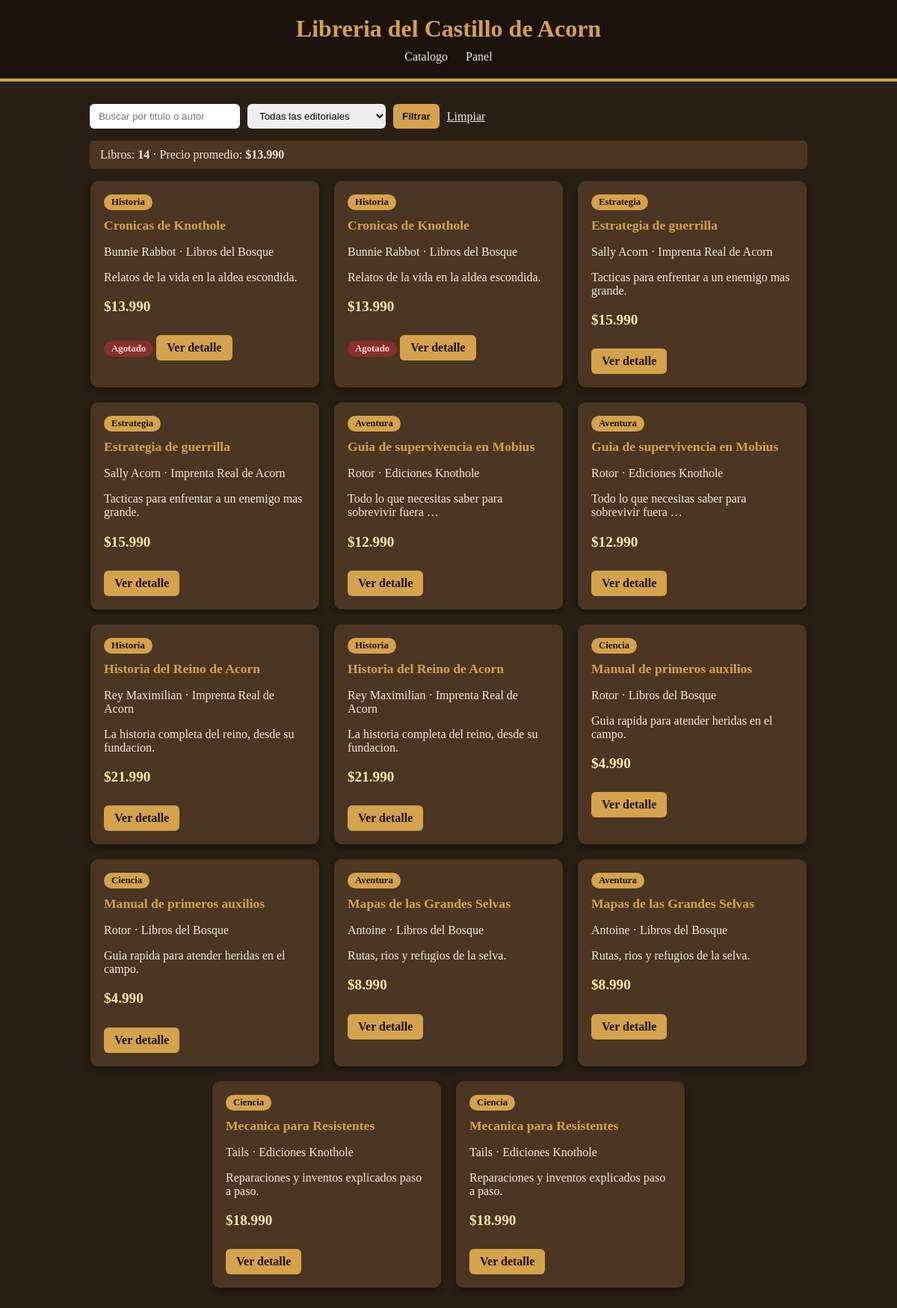
Before: / with the older database file.
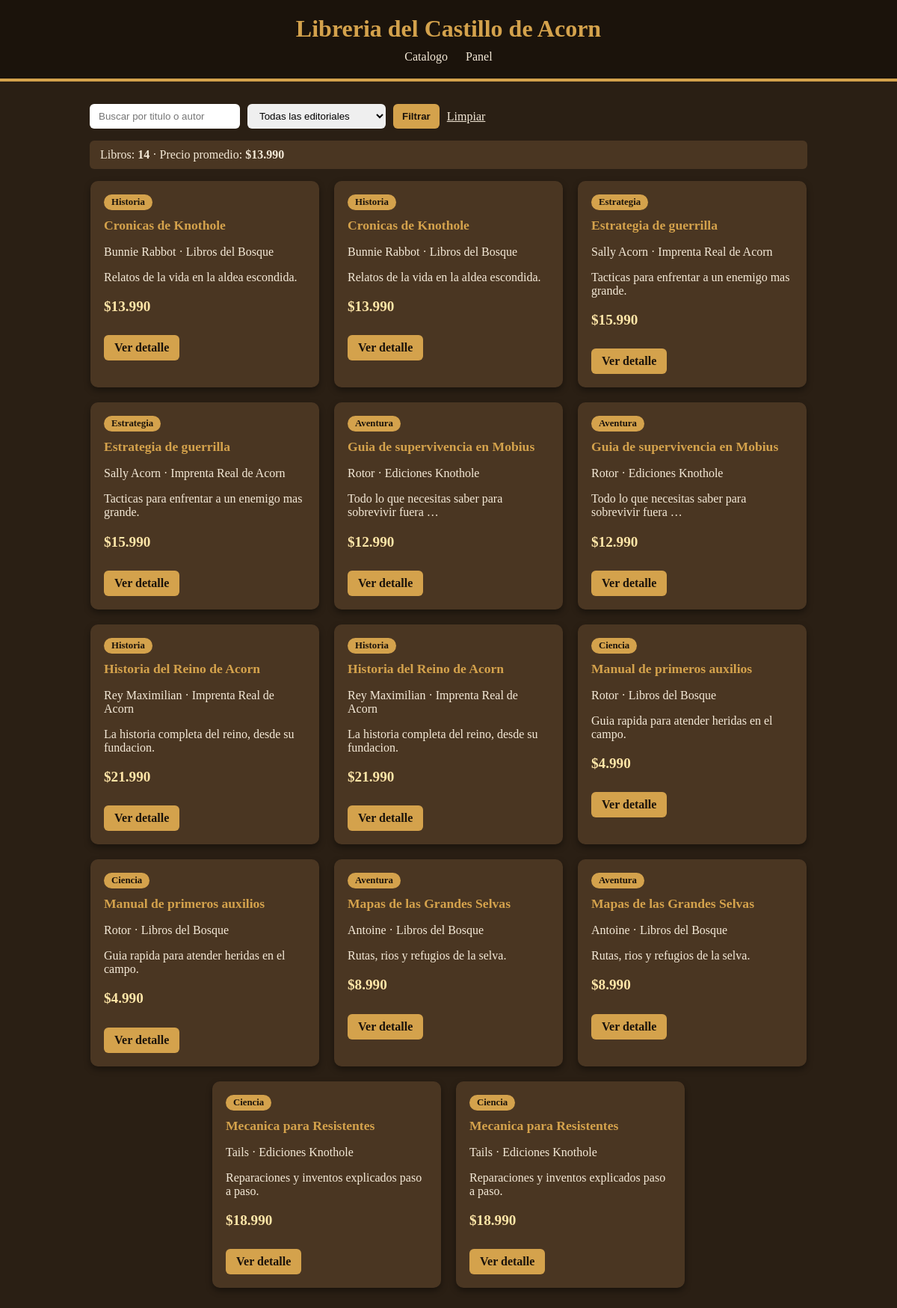
After: the same page with the newer database file.
### catalogo/models.py (models this page shows, shortened)
class Libro(models.Model):
    GENEROS = [
        ('aventura', 'Aventura'),
        ('historia', 'Historia'),
        ('ciencia', 'Ciencia'),
        ('estrategia', 'Estrategia'),
    ]
    editorial = models.ForeignKey(
        Editorial,
        on_delete=models.PROTECT,
        related_name='libros',
    )
    titulo = models.CharField(max_length=120)
    autor = models.CharField(max_length=80)
    genero = models.CharField(max_length=15, choices=GENEROS)
    paginas = models.PositiveSmallIntegerField()
    precio = models.PositiveIntegerField()
    disponible = models.BooleanField(default=True)
    sinopsis = models.TextField(blank=True)
    class Meta:
        ordering = ['titulo']
    @property
    def precio_clp(self):
        return f"${self.precio:,}".replace(",",".")

class Editorial(models.Model):
    nombre = models.CharField(max_length=80, unique=True)
    pais = models.CharField(max_length=60)
    fundada = models.PositiveSmallIntegerField()
    activa = models.BooleanField(default=True)
    class Meta:
        ordering = ['nombre']

### catalogo/views.py (the view)
# urls.py: path("", views.inicio, name="inicio"),
def inicio(request):
    q = request.GET.get('q', "").strip()
    editorial_id = request.GET.get('editorial', "")
    libros = Libro.objects.select_related('editorial')
    if q:
        libros = libros.filter(Q(titulo__icontains=q) | Q(autor__icontains=q))
    if editorial_id.isdigit():
        libros = libros.filter(editorial_id=int(editorial_id))
    resumen = libros.aggregate(total=Count('id'), promedio=Avg('precio'))
    promedio = resumen['promedio'] or 0
    promedio_clp = f"${int(promedio):,}".replace(",",".")
    contexto = {
        'libros': libros,
        'editoriales': Editorial.objects.all(),
        'q': q,
        'editorial_sel': editorial_id,
        'total': resumen['total'],
        'promedio_clp': promedio_clp,
    }
    return render(request, 'catalogo/inicio.html', contexto)

### catalogo/templates/catalogo/inicio.html (shortened to what this page needs)
{% extends 'base.html' %}
{% block contenido %}
    <form method="get" class="filtros">
        <input type="text" name="q" value="{{ q }}" placeholder="Buscar por titulo o autor">
        <select name="editorial">
            <option value="">Todas las editoriales</option>
        </select>
        <button type="submit">Filtrar</button>
        <a href="{% url 'catalogo:inicio' %}">Limpiar</a>
    </form>
    <p class="resumen">
        Libros: <strong>{{ total }}</strong> ·
        Precio promedio: <strong>{{ promedio_clp }}</strong>
    </p>
    <div class="lista">
    {% for l in libros %}
        <div class="tarjeta">
            <span class="genero">{{ l.get_genero_display }}</span>
            <h2>{{ l.titulo }}</h2>
            <p>{{ l.autor }} · {{ l.editorial.nombre }}</p>
            <p>{{ l.sinopsis|truncatewords:8 }}</p>
            <p class="precio">{{ l.precio_clp }}</p>
            {% if not l.disponible %}
                <span class="agotado">Agotado</span>
            {% endif %}
            <a href="{% url 'catalogo:detalle' l.id %}">Ver detalle</a>
        </div>
    {% empty %}
        <p>No hay libros que coincidan con la busqueda.</p>
    {% endfor %}
    </div>
{% endblock %}

Changed rows visible on the page:
changed Libro (number 1 of 14 on the later page): no longer shows "Agotado"
changed Libro (number 2 of 14 on the later page): no longer shows "Agotado"
